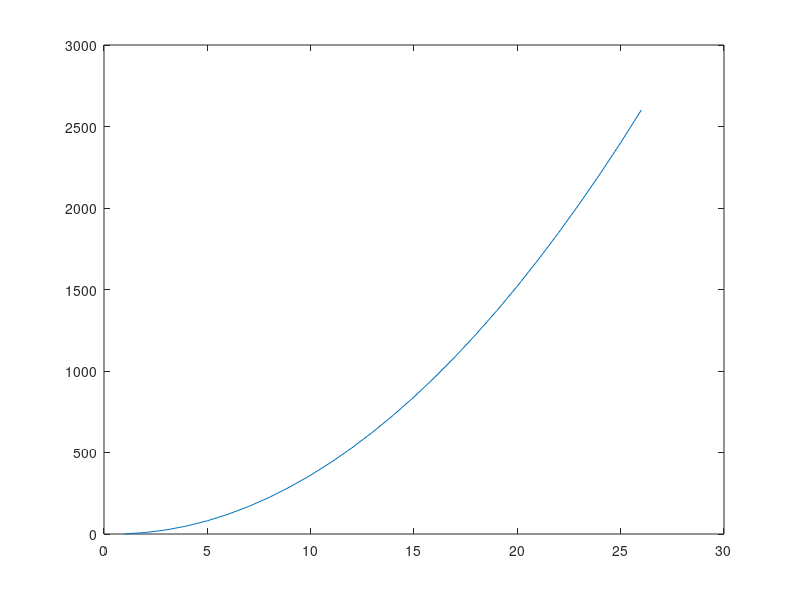

This chart was generated by the following MATLAB code:
%%%%%%%%%%%%%%%%%%%%%%%%%%%%%%%%%%%%%%%%%%%%%%%%%%%%%%%%%%%%%%%%%%%%%%%%%%
% Assignment 2: Matlab Basics
% Name: Callie Herman
% Due: September 13, 2019
% This assignment contains answers to questions that define
% variables and vectors, matrices,and comments about different functions
% for identifying and plotting hurricane data.

% Instructions: 

% Edit this m-file in MATLAB and save your answers in it. At the top of 
% your file, you should have a comment section with your name, the due date,
% and a brief description of what is contained in the file. This will be the 
% standard format going forward for your assignments. If I don't ask for a
% specific variable name, use any name that you think is reasonable.
% Remember to use mixed case for your variables. You will need to add at
% least one line of code to every question except the final one. Do not put
% your executable code in comments unless the question specifically asks you to. 
%
%%%%%%%%%%%%%%%%%%%%%%%%%%%%%%%%%%%%%%%%%%%%%%%%%%%%%%%%%%%%%%%%%%%%%%%%%%

%% Your assignment comment block starts here 


%the following line will refresh your workspace each time you run your script
clear, close all 

% 1. Create a variable to store the name of the hurricane. 

hurricane = "Dorian"


% 2. Create a variable myage and store your age on the day the hurricane is 
% supposed to impact our area in it. Subtract two from the value of the
% variable. Add one to the value of the variable. 

myage = (22);
myage2 = (myage-2+1);

% 3. Use the built-in function namelengthmax to find out the maximum number of
% characters that you can have in an identifier name under your version of
% MATLAB. Store the value in a variable called myMaxNameLength

myMaxNameLength = (63);

% 4. Create two variables to store a weight in pounds and ounces. Use who and whos
% to see the variables. Clear one of them and then use who and whos again.

weightpounds = 128;
weightounces = 32;

who
whos

clear weightpounds

who
whos

% 5. Store a number with a decimal place in a double variable (the default). Convert the
% variable to the type int32 and store the result in a new variable (hint: this is known
% as casting in computer programming).

x = (5.5);
xConverted = int32(x);

% 6. Create a variable called pounds to store a weight in pounds. Convert this to 
% kilograms and assign the result to a variable kilos.
pounds=128;
kilos=pounds/2.2;

% 7. Create a variable fTemp to store a temperature in degrees Fahrenheit (F). 
% Convert this to degrees Celsius(C) and store the result in a variable cTemp.
fTemp=98;
cTemp= (fTemp-32)*(5/9);

% 8. The function sin calculates and returns the sine of an angle in radians, 
% and the function sind returns the sine of an angle in degrees. Verify 
% that calling the sind function and passing 90 degrees to it results in 1. 
% Pass an argument to sin that also results in 1. 
sind(90);
sin(.5*pi);

% 9. In the ASCII character encoding, the letters of the alphabet are, 
% in order: ?a? comes before ?b? and also ?A? comes before ?B?. However, 
% which comes first, the lower or uppercase letters?

% Answer: Uppercase letters come before lowercase


% 10. Using the colon operator, create the following row vectors:
% 2 3 4 5 6 7 
% 1.1000 1.3000 1.5000 1.7000 
% 8 6 4 2
% Store your results with variable names vecA, vecB and vecC respectively.
vecA=(2:7);
vecB=(1.1:.2:1.7);
vecC=(8:-2:2);


% 11. Give the MATLAB expression that would create a vector 
% (in a variable called vec) of 50 elements that range, equally spaced, 
% from 0 to 2pi:
y = linspace(0,2*pi,50);

% 12. Using the colon operator and the transpose operator, 
% create a column vector that has the values -1 to 1 in steps of 0.5.

vec=(-1:.5:1);

% 13. Create a variable called rows that is a random integer in the inclusive range 
% from 1 to 5. Create a variable called cols that is a random integer in the 
% inclusive range from 1 to 5. Create a matrix called result of all zeros with the 
% dimensions given by the values of rows and cols. 
rows=randi([1,5],1,5);
cols=randi([1,5],5,1);
result=zeros(5,5)

% 14. Find the sum of 3 + 5 + 7 + 9 + 11. Store the result in a variable. 
b = 35

% 15. Create a vector of five random integers, each in the inclusive range 
% from -10 to 10. Perform each of the following and store your results in 
% appropriately named variables. (you should have a seperate line of code for each):
% - subtract 3 from each element n
% - count how many are positive
% - get the absolute value of each element
% - find the maximum.
vec=randi([-10,10],1,5);
sub3=(vec-3);
posval=length(vec(vec>=0));
absval=abs(vec);
maxval=max(vec);

% 16. Write some code that will calculate the area of a trapezoid. Create
% variables for base1, base2, and height and assign them values. Store the
% result of your calculation in a variable called trapArea. Comment your
% code so that another user can understand what your code does. 
base1=4;
base2=5;
height=6;
trapArea=((base1+base2)/2)*(height)
%This code calculates the area of a trapezoid 

% 17. The input function can be used to enter a vector, such as:
%      >> vec = input('Enter a vector: ')
%      Enter a vector: 4 : 7
%      vec = 4 5 6 7
% Experiment with this and write code to allow the user to enter a matrix.
% Store the input matrix in a variable called resultMatrix.
resultmatrix= input('Enter a matrix: ');

% 18. In biomechanics, a vector is a set of numbers that indicate 
% both magnitude and direction. Units such as velocity and force are vector 
% quantities. An example of a vector could be <2.34, 4.244, 5.323> meters/second. 
% This vector describes the velocity of an object at a certain point in 
% three-dimensional space, <x,y,z>. In solving problems related to vectors, 
% it?s handy to know the unit vector of a certain measurement. 
% A unit vector is a vector that has a certain direction, but a magnitude of 1.
% The equation for a unit vector in three-dimensional space is:

% u = <x,y,z>/sqrt(x^2 + y^2 + z^2)

% Write some code that prompts the user for x, y, and z values, and then 
% calculates the unit vector and stores the value in a variable called
% unitVector. 
x=input('Enter x-value: ');
y=input('Enter y-value: ');
z=input('Enter z-value: ');
inputVector = [x y z];
u=inputVector/(sqrt(x^2 + y^2 + z^2));


% 19. Generate a random integer n, create a vector of the integers 1 through 
% n in steps of 2, square them, and plot the squares. When I run your code
% I expect to see a plot pop up. 
n=randi([20,60]);
nstep=(1:2:n);
sqval=nstep.^2;
plot(nstep.^2);

% 20. Copy and paste the following lines of code into the command window.
% You will probably need to do this one line at a time. Write a short
% description about what each line of code does. Put your response in a
% comment block in this m file. 

% Paste this code a line at a time into your command window:

% load cycloneTracks
% head(cycloneTracks)
% figure
% latMalakas = cycloneTracks.Latitude(cycloneTracks.ID == 1012);
% lonMalakas = cycloneTracks.Longitude(cycloneTracks.ID == 1012);
% geoplot(latMalakas,lonMalakas,'.-')
% geolimits([0 60],[100 180])
% hold on
% latMegi = cycloneTracks.Latitude(cycloneTracks.ID == 1013);
% lonMegi = cycloneTracks.Longitude(cycloneTracks.ID == 1013);
% geoplot(latMegi,lonMegi,'.-')

% Write a short description of what each line does here. It's ok if you 
% don't completely understand, just use your best guess after looking at a bit 
% documentation. Use the following format:

% line 189: loads the cycloneTracks variables into the workspace
% line 190: this code loads descriptions of the variables, such as the grades,latitudes, longitudes,pressures, 
% and windspeeds of the cyclone tracks.
% line 191: this code loads a figure of the cyclone data.
% line 192: this code takes the latitudes of the cyclone tracks for a
% specific ID (1012)
% line193: lonmalakas takes the longitude of the cylcone tracks for a
% specific ID (1012)
% line194: this code generates a dotted-line figure with the axes,latitude(y-axis) and longitude(x-axis), in a geographical density plot.
% line195: geolimits sets limits on the latitude and longitude ranges to
% generate a more specific plot. 
% line196: this code generates new plots and axes without losing existing
% plots.
% line197: this function retrieves latitude data for a specific ID (1013).
% line198: this function retrieves longitude data for a specific ID (1013).
% line199: this code produces another dotted line (orange line) on
% the same figure generated for the latMalakas/lonMalakas (blue line).